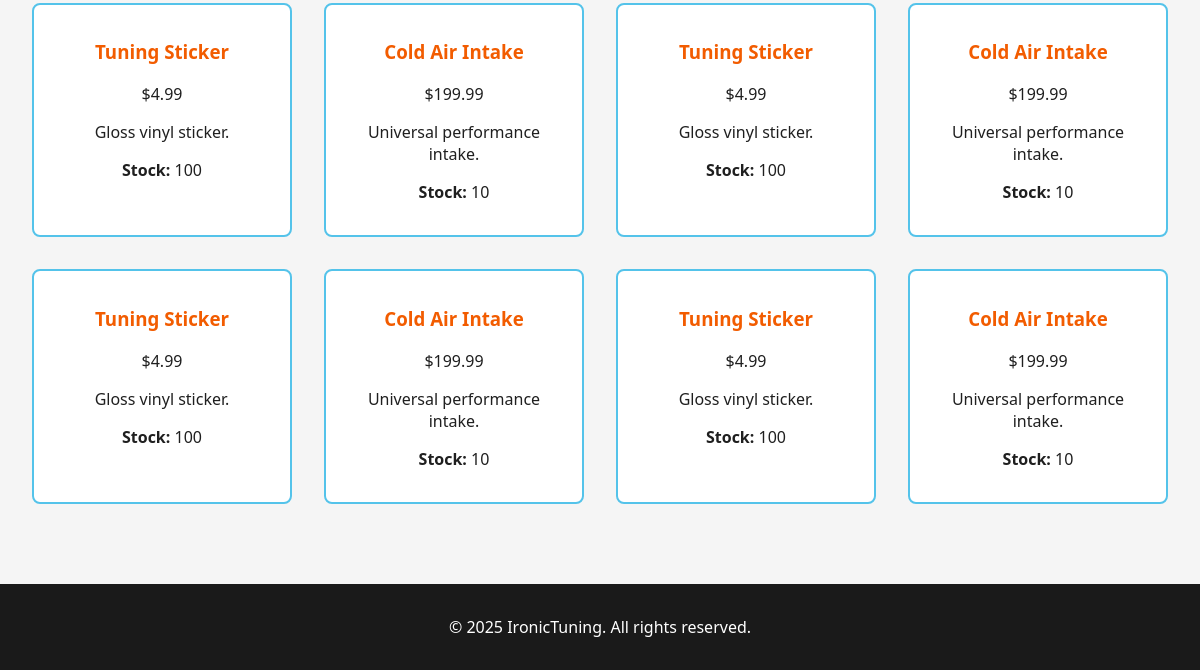
The page /shop (lower part) on the database as committed earlier.
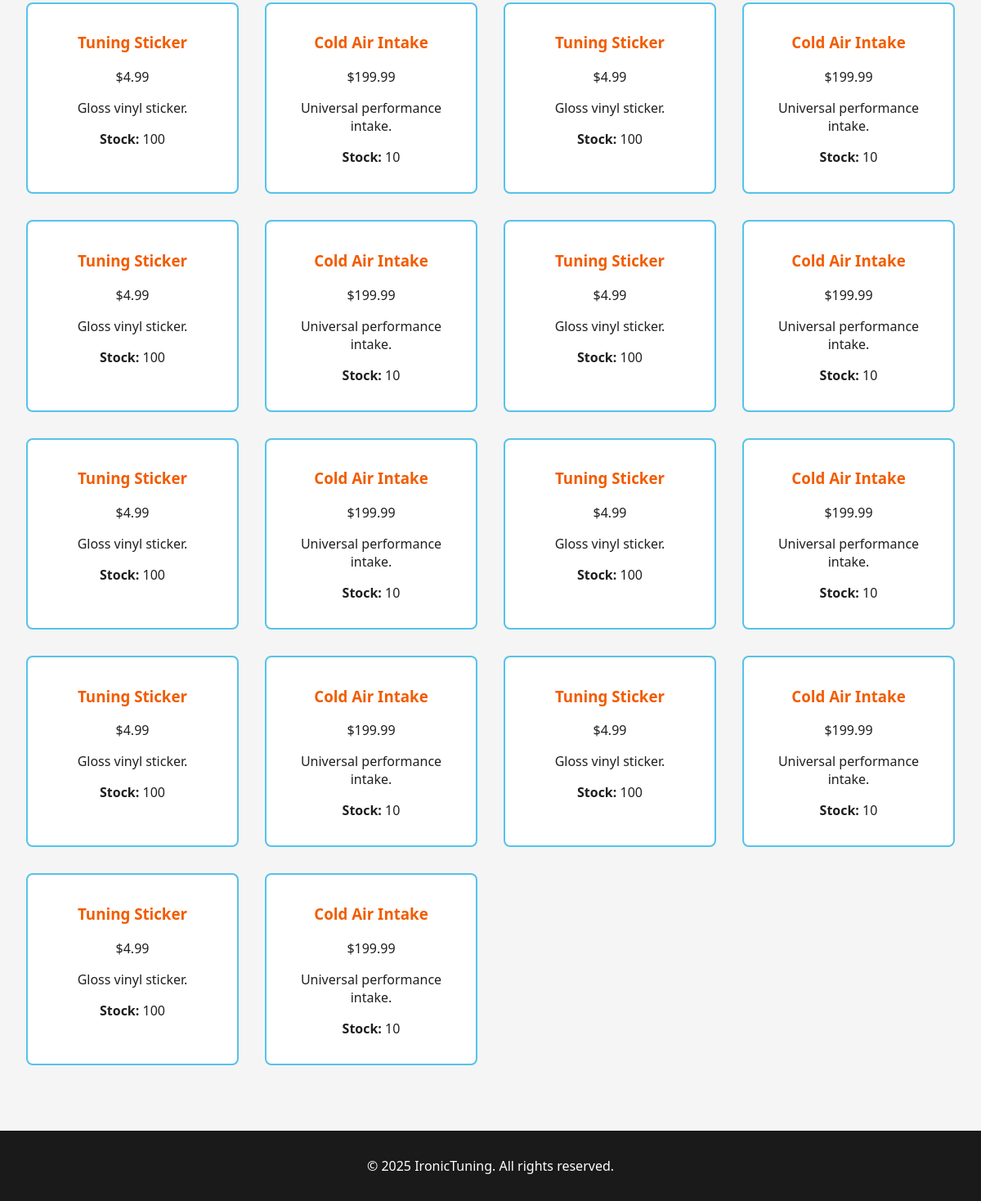
The same page on the database as committed later.
### models.py (models this page shows)
class Product(db.Model):
    id = db.Column(db.Integer, primary_key=True)
    name = db.Column(db.String(100))
    price = db.Column(db.Float)
    description = db.Column(db.String(300))
    stock = db.Column(db.Integer)
    category = db.Column(db.String(50))

### views.py (the view)
@app.route('/shop')
def shop():
    products = Product.query.all()
    return render_template('shop.html', products=products)

### templates/shop.html (shortened to what this page needs)
<!DOCTYPE html>
<html lang="en">
<head>
  <link rel="stylesheet" href="{{ url_for('static', filename='styles.css') }}">
</head>
<body>
  <main>
    <div class="product-grid">
      {% for item in products %}
      <div class="product-card">
        <h3>{{ item.name }}</h3>
        <p>${{ item.price }}</p>
        <p>{{ item.description }}</p>
        <p><strong>Stock:</strong> {{ item.stock }}</p>
      </div>
      {% endfor %}
    </div>
  </main>
  <footer>
    <p>&copy; 2025 IronicTuning. All rights reserved.</p>
  </footer>
</body>
</html>

### static/styles.css (style rules this page uses)
:root { --miami-blue: #54C3EA; --gulf-orange: #F25C00; --dark-gray: #1a1a1a; --light-gray: #f5f5f5; --text-light: #ffffff; --text-dark: #1f1f1f; }
body { margin: 0; font-family: 'Segoe UI', Tahoma, Geneva, Verdana, sans-serif; background-color: var(--light-gray); color: var(--text-dark); }
main, section { padding: 2rem; }
.product-grid { display: grid; grid-template-columns: repeat(auto-fit, minmax(250px, 1fr)); gap: 2rem; }
footer { background-color: var(--dark-gray); color: white; text-align: center; padding: 1rem; margin-top: 3rem; }

Rows that differ between the two databases and show on the page:
added Product: name "Tuning Sticker", price "4.99", description "Gloss vinyl sticker.", stock "100"
added Product: name "Cold Air Intake", price "199.99", description "Universal performance intake.", stock "10"
added Product: name "Tuning Sticker", price "4.99", description "Gloss vinyl sticker.", stock "100"
added Product: name "Cold Air Intake", price "199.99", description "Universal performance intake.", stock "10"
added Product: name "Tuning Sticker", price "4.99", description "Gloss vinyl sticker.", stock "100"
added Product: name "Cold Air Intake", price "199.99", description "Universal performance intake.", stock "10"
added Product: name "Tuning Sticker", price "4.99", description "Gloss vinyl sticker.", stock "100"
added Product: name "Cold Air Intake", price "199.99", description "Universal performance intake.", stock "10"
added Product: name "Tuning Sticker", price "4.99", description "Gloss vinyl sticker.", stock "100"
added Product: name "Cold Air Intake", price "199.99", description "Universal performance intake.", stock "10"
